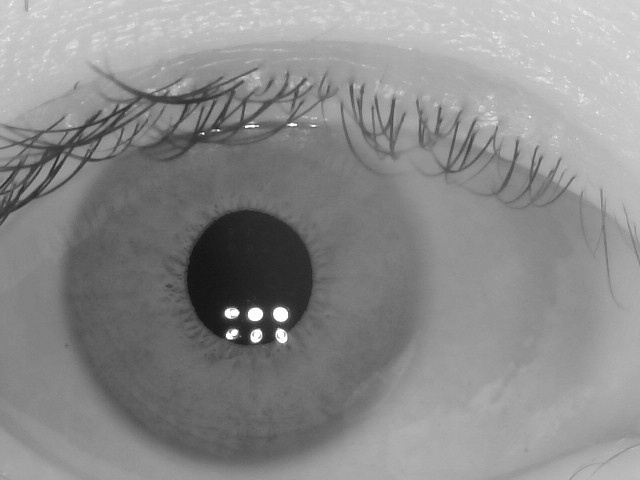
#> input picture photo/5/R/1.jpeg, 640 x 480 px, found by its file name
$ python Contrast.py
#> lines starting #> are read from the running program, lines starting #| are printed output that depends on the picture; after the words box and inside, x2 and y2 are one past the last pixel; in counts of white or black regions, pixels touching at a corner belong together
### function/innerCircle.py
import numpy as np
import cv2


def innerCircle(img):
    """
    内圆检测
    :param img: cv2.imread() numpy.ndarrdy
    :return: 瞳孔霍夫圆参数 numpy.ndarray [x, y, r]
    """

    img = cv2.medianBlur(img, 11)
    ret, img = cv2.threshold(img, 50, 255, cv2.THRESH_BINARY)

    # [6 lines of commented-out code are left out]

    circles = cv2.HoughCircles(img, cv2.HOUGH_GRADIENT, 2, 5,
                               param1=110, param2=20, minRadius=20, maxRadius=130)
    circles = np.int16(np.around(circles))
    circles[0, :, 2] += 3

    return circles[0][0]

### function/feature.py
import os
import cv2
import pywt
import numpy as np

from function.innerCircle import innerCircle
from function.outerCircle import outerCircle
from function.normalize import normalize
from function.config import feature_dataset_path as fdp
from function.config import dataset_path as dp

height = 40
width = 512

# [18 lines left out: function generateFeatureDataset, not called in this run]


def getFeatureMap(img, mode='swt'):
    # 提取每张照片的特征
    inner = innerCircle(img)
    outer = outerCircle(img, inner)
    polar_array, polar_noise = normalize(img, outer[0], outer[1], outer[2], inner[0], inner[1], inner[2], height, width)
    if mode == 'swt':
        feature = swtFeatureMap(polar_array, wavelet='db3', level=7)  # 静态小波变换
    else:
        feature = mallatFeatureMap(polar_array, wavelet='db3', level=7)  # mallat小波变换
    return feature


def swtFeatureMap(normalized_img, wavelet='db3', level=7):
    # 提取规范化后（矩形区域）的图片特征
    swt_list = np.zeros((normalized_img.shape[0], level + 7, normalized_img.shape[1]), dtype=np.uint8)  # (40, 8, 512)
    for index, value in enumerate(normalized_img):
        # cA7, cD7, cD6, cD5, cD4, cD3, cD2, cD1
        swt_coeffs = pywt.swt(data=value, wavelet=wavelet, level=level, )
        #trim_approx=True
        for coeff in swt_coeffs:
            for i in coeff:
                i[i > 0] = 1
                i[i < 0] = 0
        print(swt_coeffs)  #(7,2,512)
        swt_list[index] = np.array(swt_coeffs).reshape(-1,512)
    swt_list = swt_list.swapaxes(0, 1)  # (8, 40, 512)
    feature = swt_list.reshape((-1, 512))  # (320, 512)   转换成512列
    #feature = swt_list[1:5].reshape((-1, 512))
    return feature


# [11 lines left out: function mallatFeatureMap, not called in this run]

### function/outerCircle.py
import numpy as np
import cv2


def outerCircle(img, inner):
    """
    外圆检测，需要先进行内圆检测
    :param img: cv2.imread() numpy.ndarrdy
    :param inner: 调用innerCircle()的返回值，瞳孔霍夫圆参数 numpy.ndarray [x, y, r]
    :return: 虹膜外边缘霍夫圆参数 numpy.ndarray [x, y, r]
    """

    clip_img = img[(inner[1] - inner[2]): (inner[1] + inner[2]), :]
    clip_img = cv2.equalizeHist(clip_img)
    clip_img = cv2.GaussianBlur(clip_img, (9, 9), 0)
    clip_img = cv2.medianBlur(clip_img, 9)

    # 参数minRadius2.0和maxRadius4可根据内外圆半径比值大小进行调节
    # TODO：在界面中设置滑块，实时调节内外圆半径比值参数
    circles = cv2.HoughCircles(clip_img, cv2.HOUGH_GRADIENT, 2, 5,
                               param1=30, param2=20, minRadius=int(inner[2] * 2.0), maxRadius=int(inner[2] * 4))
    circles = np.int16(np.around(circles))
    circles[0, :, 1] += inner[1] - inner[2]

    distance = np.zeros(len(circles[0]))
    for index, value in enumerate(circles[0, :]):
        distance[index] = np.linalg.norm(np.array((inner[0], inner[1])) - np.array((value[0], value[1])))
    best_fit = circles[0][np.argmin(distance)]
    return best_fit

### function/normalize.py
import numpy as np


def normalize(image, x_iris, y_iris, r_iris, x_pupil, y_pupil, r_pupil,
              radpixels, angulardiv):
    """
    Description:
        Normalize iris region by unwraping the circular region into a rectangular
        block of constant dimensions.
    Input:
        image		- Input iris image.
        x_iris		- x-coordinate of the circle defining the iris boundary.
        y_iris		- y-coordinate of the circle defining the iris boundary.
        r_iris		- Radius of the circle defining the iris boundary.
        x_pupil		- x-coordinate of the circle defining the pupil boundary.
        y_pupil		- y-coordinate of the circle defining the pupil boundary.
        r_pupil		- Radius of the circle defining the pupil boundary.
        radpixels	- Radial resolution (vertical dimension).
        angulardiv	- Angular resolution (horizontal dimension).
    Output:
        polar_array	- Normalized form of the iris region.
        polar_noise	- Normalized form of the noise region.
    """
    radiuspixels = radpixels + 2
    angledivisions = angulardiv - 1

    r = np.arange(radiuspixels)
    theta = np.linspace(0, 2 * np.pi, angledivisions + 1)

    # Calculate displacement of pupil center from the iris center
    ox = x_pupil - x_iris
    oy = y_pupil - y_iris

    if ox <= 0:
        sgn = -1
    elif ox > 0:
        sgn = 1

    if ox == 0 and oy > 0:
        sgn = 1

    a = np.ones(angledivisions + 1) * (ox ** 2 + oy ** 2)

    # Need to do something for ox = 0
    if ox == 0:
        phi = np.pi / 2
    else:
        phi = np.arctan(oy / ox)

    b = sgn * np.cos(np.pi - phi - theta)

    # Calculate radius around the iris as a function of the angle
    r = np.sqrt(a) * b + np.sqrt(a * b ** 2 - (a - r_iris ** 2))
    r = np.array([r - r_pupil])

    rmat = np.dot(np.ones([radiuspixels, 1]), r)

    rmat = rmat * np.dot(np.ones([angledivisions + 1, 1]),
                         np.array([np.linspace(0, 1, radiuspixels)])).transpose()
    rmat = rmat + r_pupil

    # Exclude values at the boundary of the pupil iris border, and the iris scelra border
    # as these may not correspond to areas in the iris region and will introduce noise.
    # ie don't take the outside rings as iris data.
    rmat = rmat[1: radiuspixels - 1, :]

    # Calculate cartesian location of each data point around the circular iris region
    xcosmat = np.dot(np.ones([radiuspixels - 2, 1]), np.array([np.cos(theta)]))
    xsinmat = np.dot(np.ones([radiuspixels - 2, 1]), np.array([np.sin(theta)]))

    xo = rmat * xcosmat
    yo = rmat * xsinmat

    xo = x_pupil + xo
    xo = np.round(xo).astype(int)
    coords = np.where(xo >= image.shape[1])
    xo[coords] = image.shape[1] - 1
    coords = np.where(xo < 0)
    xo[coords] = 0

    yo = y_pupil - yo
    yo = np.round(yo).astype(int)
    coords = np.where(yo >= image.shape[0])
    yo[coords] = image.shape[0] - 1
    coords = np.where(yo < 0)
    yo[coords] = 0

    # [6 lines of commented-out code are left out]

    polar_array = image[yo, xo]
    polar_array = polar_array / 255

    # Create noise array with location of NaNs in polar_array
    polar_noise = np.zeros(polar_array.shape)
    coords = np.where(np.isnan(polar_array))
    polar_noise[coords] = 1

    # Get rid of outling points in order to write out the circular pattern
    image[yo, xo] = 255

    # Get pixel coords for circle around iris
    x, y = circlecoords([x_iris, y_iris], r_iris, image.shape)
    image[y, x] = 255

    # Get pixel coords for circle around pupil
    xp, yp = circlecoords([x_pupil, y_pupil], r_pupil, image.shape)
    image[yp, xp] = 255

    # Replace NaNs before performing feature encoding
    coords = np.where((np.isnan(polar_array)))
    polar_array2 = polar_array
    polar_array2[coords] = 0.5
    avg = np.sum(polar_array2) / (polar_array.shape[0] * polar_array.shape[1])
    polar_array[coords] = avg

    return polar_array, polar_noise.astype(bool)


def circlecoords(c, r, imgsize, nsides=600):
    """
    Description:
        Find the coordinates of a circle based on its centre and radius.
    Input:
        c   	- Centre of the circle.
        r  		- Radius of the circle.
        imgsize - Size of the image that the circle will be plotted onto.
        nsides 	- Number of sides of the convex-hull bodering the circle
                  (default as 600).
    Output:
        x,y     - Circle coordinates.
    """
    a = np.linspace(0, 2 * np.pi, 2 * nsides + 1)
    xd = np.round(r * np.cos(a) + c[0])
    yd = np.round(r * np.sin(a) + c[1])

    #  Get rid of values larger than image
    xd2 = xd
    coords = np.where(xd >= imgsize[1])
    xd2[coords[0]] = imgsize[1] - 1
    coords = np.where(xd < 0)
    xd2[coords[0]] = 0

    yd2 = yd
    coords = np.where(yd >= imgsize[0])
    yd2[coords[0]] = imgsize[0] - 1
    coords = np.where(yd < 0)
    yd2[coords[0]] = 0

    x = np.round(xd2).astype(int)
    y = np.round(yd2).astype(int)
    return x, y

### function/contrast.py
import os
import cv2
import numpy as np
from function.feature import getFeatureMap
from function.config import feature_dataset_path as fdp


def contrast(test_img, mode='swt', feature_dataset_path=fdp):
    score_dict = {}
    test_img_feature = getFeatureMap(test_img, mode)

    score_per_eye = 0
    for path, dir_list, file_list in os.walk(feature_dataset_path):
        if len(file_list) != 0:
            for img_path in file_list:
                img_feature = cv2.imread(os.path.join(path, img_path), -1)
                distance = np.count_nonzero(test_img_feature != img_feature)
                score_per_eye += distance
            path_split = path.split('\\')  # windows下为'\\'，linux下为'/'
            score_dict[path_split[-2] + '-' + path_split[-1]] = score_per_eye / len(file_list)
            score_per_eye = 0

    sorted_list = sorted(score_dict.items(), key=lambda x: x[1], reverse=False)
    predict = sorted_list[0][0]
    return predict.split('-')[0], predict.split('-')[1], sorted_list  # 姓名，L/R左右眼，分数表

### Contrast.py
"""
 作者：pengmenghao
 日期：2021年7月13日
 """
import cv2
from function.contrast import contrast

test_img_path = './photo/4/R/1.jpeg'
test_img = cv2.imread(test_img_path, 0)
#> test_img is the input picture: shape (480, 640); min 17, max 255, mean 138.9
name, side, scores = contrast(test_img)
#> in innerCircle, `ret, img = cv2.threshold(img, 50, 255, cv2.THRESH_BINARY)`:
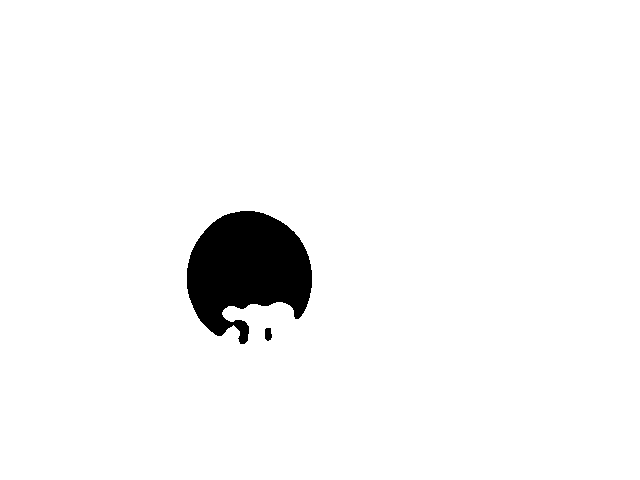
#> img: shape (480, 640); 96.4% white; 2 black regions, box (x1, y1, x2, y2) and area: (187, 211, 312, 344) 10996, (265, 328, 272, 341) 76
#> in innerCircle, `circles = cv2.HoughCircles(img, cv2.HOUGH_GRADIENT, 2, 5, param1=110, ..`: circles = 94 rows, first 8: [247, 277, 64], [253, 277, 68], [239, 279, 72.2], [249, 283, 61.4], [263, 281, 77.2], [249, 267, 58], [245, 271, 61], [243, 259, 48.4]
#> in innerCircle, `circles = np.int16(np.around(circles))`: circles = 94 rows, first 8: [247, 277, 64], [253, 277, 68], [239, 279, 72], [249, 283, 61], [263, 281, 77], [249, 267, 58], [245, 271, 61], [243, 259, 48]
#> in getFeatureMap, `inner = innerCircle(img)`: inner = [247, 277, 67]
#> in outerCircle, `clip_img = img[(inner[1] - inner[2]): (inner[1] + inner[2]), :]`:
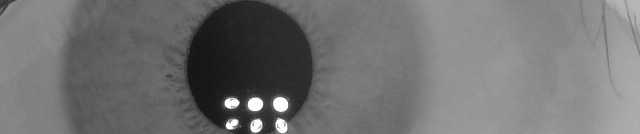
#> clip_img: shape (134, 640); min 17, max 255, mean 113.6
#> in outerCircle, `clip_img = cv2.equalizeHist(clip_img)`:
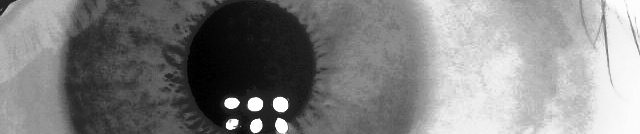
#> clip_img: shape (134, 640); min 0, max 255, mean 128.9
#> in outerCircle, `circles = cv2.HoughCircles(clip_img, cv2.HOUGH_GRADIENT, 2, 5, param1=..`: circles = 612 rows, first 8: [329, 79, 264.6], [243, 81, 185], [247, 85, 188.4], [325, 73, 266.8], [249, 79, 189.8], [291, 79, 226], [245, 73, 181], [247, 67, 183.2]
#> in outerCircle, `circles = np.int16(np.around(circles))`: circles = 612 rows, first 8: [329, 79, 265], [243, 81, 185], [247, 85, 188], [325, 73, 267], [249, 79, 190], [291, 79, 226], [245, 73, 181], [247, 67, 183]
#> in outerCircle, `distance = np.zeros(len(circles[0]))`: distance = 612 values from 0 to 0
#> the loop in outerCircle, `for index, value in enumerate(circles[0, :]):` made 612 passes
#> value on passes 1 to 3: [329, 289, 265], [243, 291, 185], [247, 295, 188]
#> after the loop in outerCircle, `for index, value in enumerate(circles[0, :]):`: distance = 612 values, max 390 at index 578, min 0 at index 7, mean 109.2
#> in outerCircle, `best_fit = circles[0][np.argmin(distance)]`: best_fit = [247, 277, 183]
#> in normalize, `ox = x_pupil - x_iris`: ox = 0
#> in normalize, `a = np.ones(angledivisions + 1) * (ox ** 2 + oy ** 2)`: a = 512 values from 0 to 0
#> in normalize, `r = np.sqrt(a) * b + np.sqrt(a * b ** 2 - (a - r_iris ** 2))`: r = 512 values from 183 to 183
#> in normalize, `rmat = np.dot(np.ones([radiuspixels, 1]), r)`: rmat: shape (42, 512) float64; every value is 116
#> in normalize, `yo = rmat * xsinmat`:
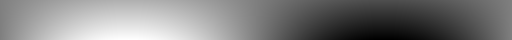
#> yo: shape (40, 512) float64; min -180.2, max 180.2, mean 0; drawn with min black and max white
#> in normalize, `coords = np.where(xo >= image.shape[1])`: coords = (empty array, empty array)
#> in normalize, `image[yo, xo] = 255`:
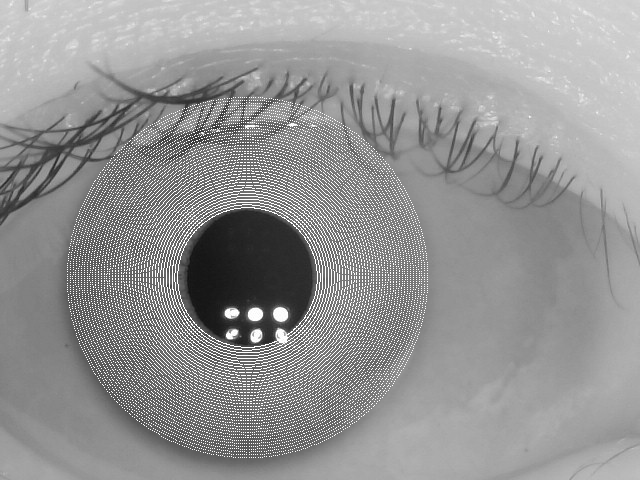
#> image: shape (480, 640); min 17, max 255, mean 148.6
#> in circlecoords, `xd = np.round(r * np.cos(a) + c[0])`: xd = 1201 values, max 430 at index 0, min 64 at index 586, mean 247.2
#> in circlecoords, `yd = np.round(r * np.sin(a) + c[1])`: yd = 1201 values, max 460 at index 286, min 94 at index 886, mean 277
#> in circlecoords, `xd2 = xd`: xd2 has the same summary as xd
#> in circlecoords, `coords = np.where(xd >= imgsize[1])`: coords = (empty array,)
#> in circlecoords, `yd2 = yd`: yd2 has the same summary as yd
#> in circlecoords, `x = np.round(xd2).astype(int)`: x has the same summary as xd
#> in circlecoords, `y = np.round(yd2).astype(int)`: y has the same summary as yd
#> in normalize, `x, y = circlecoords([x_iris, y_iris], r_iris, image.shape)`: x has the same summary as xd in circlecoords; y has the same summary as yd in circlecoords
#> in normalize, `xp, yp = circlecoords([x_pupil, y_pupil], r_pupil, image.shape)`: xp = 1201 values, max 314 at index 0, min 180 at index 577, mean 247.1; yp = 1201 values, max 344 at index 277, min 210 at index 877, mean 277
#> in normalize, `image[yp, xp] = 255`:
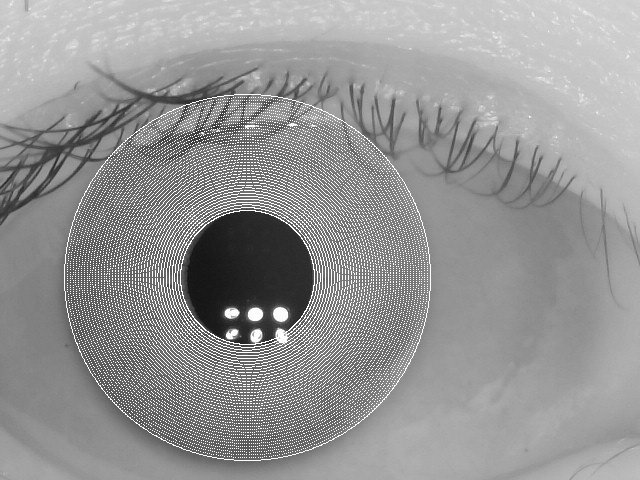
#> image: shape (480, 640); min 17, max 255, mean 149.4
#> in normalize, `avg = np.sum(polar_array2) / (polar_array.shape[0] * polar_array.shape..`: avg = 0.419
#> in getFeatureMap, `polar_array, polar_noise = normalize(img, outer[0], outer[1], outer[2]..`: polar_noise: shape (40, 512) bool; every value is 0
#> the loop in swtFeatureMap, `for index, value in enumerate(normalized_img):` made 40 passes
#| [(array([1., 1., 1., 1., 1., 1., 1., 1., 1., 1., 1., 1., 1., 1., 1., 1., 1.,
#|        1., 1., 1., 1., 1., 1., 1., 1., 1., 1., 1., 1., 1., 1., 1., 1., 1.,
#|        1., 1., 1., 1., 1., 1., 1., 1., 1., 1., 1., 1., 1., 1., 1., 1., 1.,
#|        1., 1., 1., 1., 1., 1., 1., 1., 1., 1., 1., 1., 1., 1., 1., 1., 1.,
#|        1., 1., 1., 1., 1., 1., 1., 1., 1., 1., 1., 1., 1., 1., 1., 1., 1.,
#|        1., 1., 1., 1., 1., 1., 1., 1., 1., 1., 1., 1., 1., 1., 1., 1., 1.,
#|        1., 1., 1., 1., 1., 1., 1., 1., 1., 1., 1
#> (further printed lines are left out)
#> after the loop in swtFeatureMap, `for index, value in enumerate(normalized_img):`: i = 512 values, max 1 at index 0, min 0 at index 1, mean 0.484
#> in swtFeatureMap, `feature = swt_list.reshape((-1, 512))`:
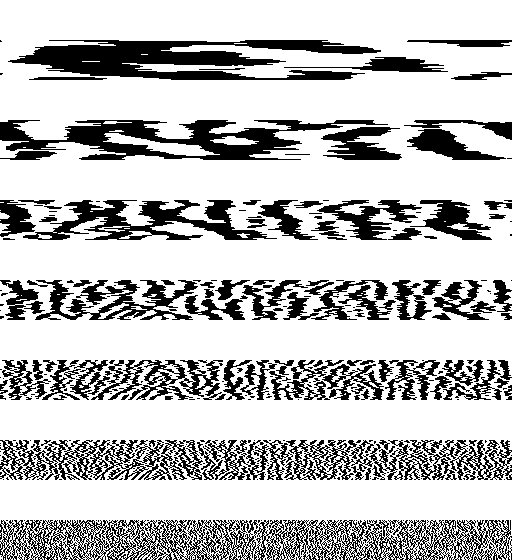
#> feature: shape (560, 512); values 0 (black) and 1 (white), 75.3% white; 290 black regions (184 under 20 px), largest, box (x1, y1, x2, y2) and area: (0, 520, 512, 560) 10221, (8, 40, 381, 80) 8023, (0, 120, 388, 160) 6610
#> (the run stopped early here; a loop or call above may not have finished)
